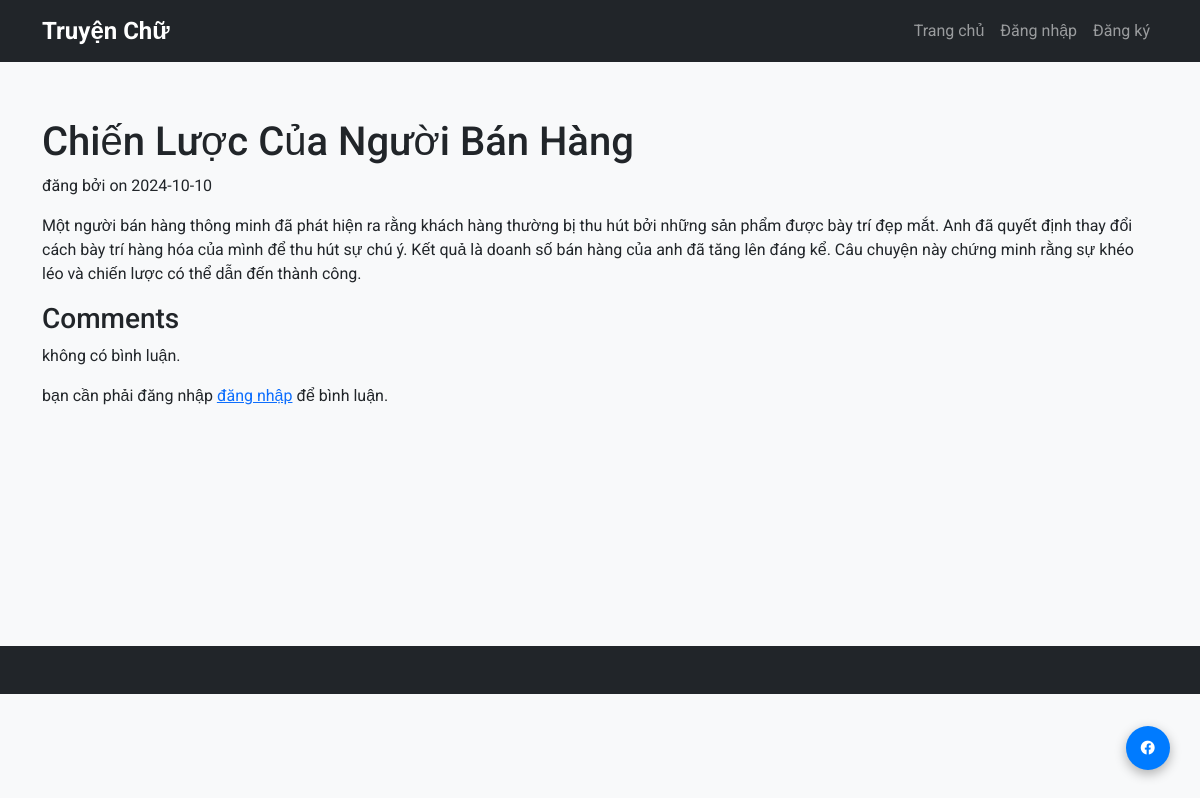
The page /story/1 on the database its author committed.
### app.py (models this page shows, shortened)
class Story(db.Model):
    story_id = db.Column(db.Integer, primary_key=True)
    title = db.Column(db.String(200), nullable=False)
    content = db.Column(db.Text, nullable=False)
    user_id = db.Column(db.Integer, db.ForeignKey('user.user_id'), nullable=False)
    user = db.relationship('User', backref=db.backref('stories', lazy=True))
    date_posted = db.Column(db.DateTime, default=datetime.utcnow)  # Date posted

### app.py (the view)
@app.route("/story/<int:story_id>")
def story_detail(story_id):
    story = Story.query.get_or_404(story_id)
    comments = Comment.query.filter_by(story_id=story_id).all()
    return render_template("story_detail.html", story=story, comments=comments)

### templates/story_detail.html (shortened to what this page needs)
{% extends "base.html" %}
{% block content %}
<h1>{{ story.title }}</h1>
<p>đăng bởi {{ story.user.name }} on {{ story.date_posted.strftime('%Y-%m-%d') }}</p>
<p>{{ story.content }}</p>
<h3>Comments</h3>
{% for comment in comments %}
    <div class="comment">
        <p><strong>{{ comment.user.name }}</strong>: {{ comment.content }}</p>
        <p>Posted on {{ comment.date_posted.strftime('%Y-%m-%d %H:%M') }}</p>
    </div>
{% else %}
    <p>không có bình luận.</p>
{% endfor %}
{% if 'user' in session %}
<h4>thêm bình luận:</h4>
<form method="POST" action="{{ url_for('add_comment', story_id=story.story_id) }}">
    <textarea name="content" required></textarea>
    <button type="submit">đăng</button>
</form>
{% else %}
<p>bạn cần phải đăng nhập <a href="{{ url_for('login') }}">đăng nhập</a> để bình luận.</p>
{% endif %}
{% endblock %}

### static/style.css (style rules this page uses)
body { font-family: Arial, sans-serif; transition: background-color 0.5s ease, color 0.5s ease, opacity 0.5s ease; }

### templates/base.html (style rules this page uses)
body { font-family: 'Roboto', sans-serif; background-color: #f8f9fa; }

### rows shown on the page
Story: title "Chiến Lược Của Người Bán Hàng", date_posted "2024-10-10", content "Một người bán hàng thông minh đã phát hiện ra rằng khách hàng thường bị thu hút bởi những sản phẩm được bày trí đẹp mắt. Anh đã quyết định thay đổi cách bày trí hàng hóa của mình để thu hút sự chú ý. Kết quả là doanh số bán hàng của anh đã tăng lên đáng kể. Câu chuyện này chứng minh rằng sự khéo léo và chiến lược có thể dẫn đến thành công."
